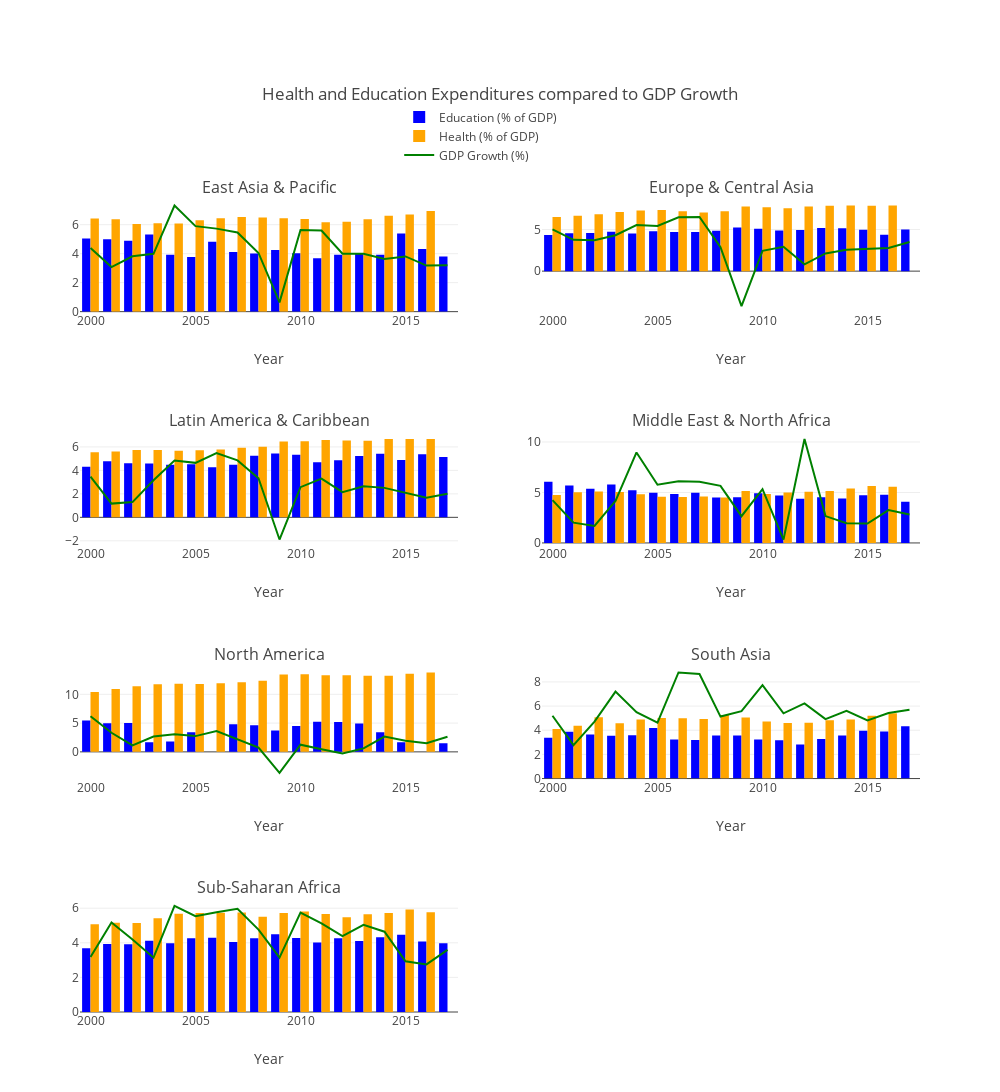

Here is the notebook cell this chart was saved with:
### Code cell
fig = go.Figure()
fig = tools.make_subplots(
        rows=4, 
        cols=2, 
        subplot_titles=[reg for reg in grouped_ed_health_econ_exp['Region'].unique()],
        vertical_spacing=0.15)

exp_education = []
exp_health = []
gdp_growth = []
for reg in grouped_ed_health_econ_exp['Region'].unique():
    reg_grouped_ed_health_econ_exp = grouped_ed_health_econ_exp[grouped_ed_health_econ_exp['Region'] == reg]

    reg_exp_education = go.Bar(
            x=reg_grouped_ed_health_econ_exp['Year'], 
            y=np.round(reg_grouped_ed_health_econ_exp['Expenditure on Education (% of GDP)'], 2), 
            name='Education (% of GDP)',
            showlegend=False,
            marker=go.bar.Marker(
                color='Blue'))

    reg_exp_health = go.Bar(
            x=reg_grouped_ed_health_econ_exp['Year'], 
            y=np.round(reg_grouped_ed_health_econ_exp['Expenditure on Health(% of GDP)'], 2), 
            name='Health (% of GDP)',
            showlegend=False,
            marker=go.bar.Marker(
                color='Orange'))

    reg_gdp_growth = go.Scatter(
            x=reg_grouped_ed_health_econ_exp['Year'], 
            y=np.round(reg_grouped_ed_health_econ_exp['GDP Growth(%)'], 2), 
            name='GDP Growth (%)', 
            showlegend=False,
            mode='lines',
            marker=go.scatter.Marker(
                color='Green'))

    exp_education.append(reg_exp_education)
    exp_health.append(reg_exp_health)
    gdp_growth.append(reg_gdp_growth)

for i in range(8):
    col = i%2 + 1
    row = i//2 + 1
    
    exp_education[0]['showlegend'] = True
    exp_health[0]['showlegend'] = True
    gdp_growth[0]['showlegend'] = True
    if i < 7:
        fig.append_trace(exp_education[i], row, col)
        fig.append_trace(exp_health[i], row, col)
        fig.append_trace(gdp_growth[i], row, col)
        
fig['layout'].update(go.Layout(
                        title='Health and Education Expenditures compared to GDP Growth',
                        height=1100,
                        width=1000,
                        margin=dict(t=200), 
                        legend=dict(x=0.38, y=1.12),
    
                        xaxis1= go.layout.XAxis(title='Year'),
                        xaxis2= go.layout.XAxis(title='Year'),
                        xaxis3= go.layout.XAxis(title='Year'),
                        xaxis4= go.layout.XAxis(title='Year'),
                        xaxis5= go.layout.XAxis(title='Year'),
                        xaxis6= go.layout.XAxis(title='Year'),
                        xaxis7= go.layout.XAxis(title='Year')
                        )
                    )

# fig['layout'].update({'title': 'Health and Education Expenditures compared to GDP Growth', 'height': 1000, 'width': 1000}, 
#                         margin=dict(t=200), 
#                         legend=dict(x=0.38, y=1.12),
#                         xaxis1= go.layout.XAxis(title='Year', ticklen=5),
#                         xaxis2= go.layout.XAxis(title='Year', ticklen=5),
#                         xaxis3= go.layout.XAxis(title='Year', ticklen=5),
#                         xaxis4= go.layout.XAxis(title='Year', ticklen=5),
#                         xaxis5= go.layout.XAxis(title='Year', ticklen=5),
#                         xaxis6= go.layout.XAxis(title='Year', ticklen=5),
#                         xaxis7= go.layout.XAxis(title='Year', ticklen=5),
#                         yaxis1= go.layout.YAxis(title='Pop. in Extreme Poverty (%)'),
#                         yaxis2= go.layout.YAxis(title='Pop. in Extreme Poverty (%)'),
#                         yaxis3= go.layout.YAxis(title='Pop. in Extreme Poverty (%)'),
#                         yaxis4= go.layout.YAxis(title='Pop. in Extreme Poverty (%)'),
#                         yaxis5= go.layout.YAxis(title='Pop. in Extreme Poverty (%)'),
#                         yaxis6= go.layout.YAxis(title='Pop. in Extreme Poverty (%)'),
#                         yaxis7= go.layout.YAxis(title='Pop. in Extreme Poverty (%)'),
#                     )        
py(fig)

### Figure 1 — Plotly figure (JSON) as saved in the notebook; plotly's stock layout.template omitted (floating-point values rounded to 4 significant figures)
{"data": [{"marker": {"color": "Blue"}, "name": "Education (% of GDP)", "showlegend": true, "type": "bar", "uid": "3bd10d8b-d1be-43fd-b5a8-3284bb243bfb", "x": ["2000", "2001", "2002", "2003", "2004", "2005", "2006", "2007", "2008", "2009", "2010", "2011", "2012", "2013", "2014", "2015", "2016", "2017"], "xaxis": "x", "y": [5.05, 4.99, 4.9, 5.33, 3.92, 3.77, 4.82, 4.11, 4.02, 4.26, 4.03, 3.68, 3.92, 3.98, 3.93, 5.39, 4.33, 3.8], "yaxis": "y"}, {"marker": {"color": "Orange"}, "name": "Health (% of GDP)", "showlegend": true, "type": "bar", "uid": "ab3a7b9a-80c7-4382-89ba-85d4f28a3fa4", "x": ["2000", "2001", "2002", "2003", "2004", "2005", "2006", "2007", "2008", "2009", "2010", "2011", "2012", "2013", "2014", "2015", "2016", "2017"], "xaxis": "x", "y": [6.43, 6.37, 6.05, 6.1, 6.09, 6.31, 6.45, 6.54, 6.5, 6.45, 6.39, 6.17, 6.21, 6.38, 6.61, 6.7, 6.95, null], "yaxis": "y"}, {"marker": {"color": "Green"}, "mode": "lines", "name": "GDP Growth (%)", "showlegend": true, "type": "scatter", "uid": "75e1b7a2-0d43-4679-a4c5-290ee6ef6182", "x": ["2000", "2001", "2002", "2003", "2004", "2005", "2006", "2007", "2008", "2009", "2010", "2011", "2012", "2013", "2014", "2015", "2016", "2017"], "xaxis": "x", "y": [4.4, 3.08, 3.82, 3.99, 7.32, 5.9, 5.73, 5.46, 4.05, 0.64, 5.63, 5.6, 4, 4, 3.63, 3.81, 3.18, 3.21], "yaxis": "y"}, {"marker": {"color": "Blue"}, "name": "Education (% of GDP)", "showlegend": false, "type": "bar", "uid": "b62fc5df-5ea3-4438-a733-0e8bf48afb50", "x": ["2000", "2001", "2002", "2003", "2004", "2005", "2006", "2007", "2008", "2009", "2010", "2011", "2012", "2013", "2014", "2015", "2016", "2017"], "xaxis": "x2", "y": [4.35, 4.55, 4.58, 4.74, 4.52, 4.78, 4.71, 4.69, 4.84, 5.24, 5.08, 4.88, 4.95, 5.18, 5.14, 4.97, 4.38, 5], "yaxis": "y2"}, {"marker": {"color": "Orange"}, "name": "Health (% of GDP)", "showlegend": false, "type": "bar", "uid": "a7ffc32b-a4f3-488c-a9d4-9f48b2c6fa4c", "x": ["2000", "2001", "2002", "2003", "2004", "2005", "2006", "2007", "2008", "2009", "2010", "2011", "2012", "2013", "2014", "2015", "2016", "2017"], "xaxis": "x2", "y": [6.52, 6.67, 6.85, 7.1, 7.28, 7.34, 7.19, 7.05, 7.21, 7.77, 7.69, 7.55, 7.76, 7.85, 7.88, 7.87, 7.88, null], "yaxis": "y2"}, {"marker": {"color": "Green"}, "mode": "lines", "name": "GDP Growth (%)", "showlegend": false, "type": "scatter", "uid": "ae97be2e-489f-4ab8-a9a9-8c4067c5fb58", "x": ["2000", "2001", "2002", "2003", "2004", "2005", "2006", "2007", "2008", "2009", "2010", "2011", "2012", "2013", "2014", "2015", "2016", "2017"], "xaxis": "x2", "y": [5.02, 3.76, 3.72, 4.32, 5.54, 5.44, 6.47, 6.52, 2.89, -4.2, 2.44, 2.92, 0.81, 2.13, 2.56, 2.69, 2.79, 3.5], "yaxis": "y2"}, {"marker": {"color": "Blue"}, "name": "Education (% of GDP)", "showlegend": false, "type": "bar", "uid": "ac63fc26-b0e5-4c5c-ac0a-cf46aaa05a53", "x": ["2000", "2001", "2002", "2003", "2004", "2005", "2006", "2007", "2008", "2009", "2010", "2011", "2012", "2013", "2014", "2015", "2016", "2017"], "xaxis": "x3", "y": [4.3, 4.77, 4.6, 4.58, 4.48, 4.52, 4.27, 4.48, 5.25, 5.43, 5.33, 4.69, 4.86, 5.23, 5.41, 4.88, 5.37, 5.14], "yaxis": "y3"}, {"marker": {"color": "Orange"}, "name": "Health (% of GDP)", "showlegend": false, "type": "bar", "uid": "7f355c5e-f711-4bb5-957b-5b6aa174f6b2", "x": ["2000", "2001", "2002", "2003", "2004", "2005", "2006", "2007", "2008", "2009", "2010", "2011", "2012", "2013", "2014", "2015", "2016", "2017"], "xaxis": "x3", "y": [5.54, 5.61, 5.73, 5.74, 5.67, 5.71, 5.78, 5.92, 6.02, 6.45, 6.48, 6.58, 6.54, 6.52, 6.67, 6.67, 6.67, null], "yaxis": "y3"}, {"marker": {"color": "Green"}, "mode": "lines", "name": "GDP Growth (%)", "showlegend": false, "type": "scatter", "uid": "85ca8b8a-4552-450a-bd3e-421ce27ad63d", "x": ["2000", "2001", "2002", "2003", "2004", "2005", "2006", "2007", "2008", "2009", "2010", "2011", "2012", "2013", "2014", "2015", "2016", "2017"], "xaxis": "x3", "y": [3.46, 1.17, 1.3, 3.16, 4.83, 4.64, 5.48, 4.85, 3.33, -1.89, 2.57, 3.3, 2.14, 2.64, 2.51, 2.07, 1.67, 2.01], "yaxis": "y3"}, {"marker": {"color": "Blue"}, "name": "Education (% of GDP)", "showlegend": false, "type": "bar", "uid": "9494d1a9-9775-47de-a28e-343d616019c3", "x": ["2000", "2001", "2002", "2003", "2004", "2005", "2006", "2007", "2008", "2009", "2010", "2011", "2012", "2013", "2014", "2015", "2016", "2017"], "xaxis": "x4", "y": [6.06, 5.68, 5.37, 5.8, 5.23, 4.98, 4.85, 4.97, 4.49, 4.53, 4.92, 4.7, 4.38, 4.52, 4.39, 4.73, 4.77, 4.08], "yaxis": "y4"}, {"marker": {"color": "Orange"}, "name": "Health (% of GDP)", "showlegend": false, "type": "bar", "uid": "c093b8d6-0af3-4571-b1b0-02ca053d6d49", "x": ["2000", "2001", "2002", "2003", "2004", "2005", "2006", "2007", "2008", "2009", "2010", "2011", "2012", "2013", "2014", "2015", "2016", "2017"], "xaxis": "x4", "y": [4.74, 5.01, 5.09, 5.04, 4.81, 4.58, 4.56, 4.6, 4.51, 5.14, 4.85, 4.99, 5.06, 5.15, 5.38, 5.65, 5.56, null], "yaxis": "y4"}, {"marker": {"color": "Green"}, "mode": "lines", "name": "GDP Growth (%)", "showlegend": false, "type": "scatter", "uid": "fa01b2ab-cd6b-4140-9a69-2b6c08195fdd", "x": ["2000", "2001", "2002", "2003", "2004", "2005", "2006", "2007", "2008", "2009", "2010", "2011", "2012", "2013", "2014", "2015", "2016", "2017"], "xaxis": "x4", "y": [4.24, 2.01, 1.69, 4.16, 8.96, 5.76, 6.11, 6.06, 5.65, 2.65, 5.33, 0.34, 10.29, 2.66, 1.95, 1.92, 3.25, 2.82], "yaxis": "y4"}, {"marker": {"color": "Blue"}, "name": "Education (% of GDP)", "showlegend": false, "type": "bar", "uid": "1d1a6cf0-1d19-43ac-96fd-a914b494f9e2", "x": ["2000", "2001", "2002", "2003", "2004", "2005", "2006", "2007", "2008", "2009", "2010", "2011", "2012", "2013", "2014", "2015", "2016", "2017"], "xaxis": "x5", "y": [5.44, 4.97, 5.01, 1.67, 1.78, 3.39, null, 4.78, 4.64, 3.73, 4.48, 5.25, 5.19, 4.94, 3.39, 1.69, null, 1.49], "yaxis": "y5"}, {"marker": {"color": "Orange"}, "name": "Health (% of GDP)", "showlegend": false, "type": "bar", "uid": "d36e69ec-aae6-4e03-8dde-444e22d4070c", "x": ["2000", "2001", "2002", "2003", "2004", "2005", "2006", "2007", "2008", "2009", "2010", "2011", "2012", "2013", "2014", "2015", "2016", "2017"], "xaxis": "x5", "y": [10.39, 10.91, 11.42, 11.75, 11.82, 11.8, 11.93, 12.1, 12.38, 13.46, 13.48, 13.3, 13.3, 13.23, 13.24, 13.6, 13.8, null], "yaxis": "y5"}, {"marker": {"color": "Green"}, "mode": "lines", "name": "GDP Growth (%)", "showlegend": false, "type": "scatter", "uid": "b59e8d18-3f58-4138-8b1b-42c48d3c33f8", "x": ["2000", "2001", "2002", "2003", "2004", "2005", "2006", "2007", "2008", "2009", "2010", "2011", "2012", "2013", "2014", "2015", "2016", "2017"], "xaxis": "x5", "y": [6.2, 3.32, 1.11, 2.67, 3.06, 2.74, 3.61, 2.23, 0.75, -3.67, 1.24, 0.45, -0.28, 0.6, 2.65, 1.94, 1.49, 2.63], "yaxis": "y5"}, {"marker": {"color": "Blue"}, "name": "Education (% of GDP)", "showlegend": false, "type": "bar", "uid": "16745d9a-05f8-4516-9b50-5ada22baaad9", "x": ["2000", "2001", "2002", "2003", "2004", "2005", "2006", "2007", "2008", "2009", "2010", "2011", "2012", "2013", "2014", "2015", "2016", "2017"], "xaxis": "x6", "y": [3.37, 3.87, 3.65, 3.54, 3.59, 4.19, 3.24, 3.19, 3.57, 3.57, 3.24, 3.18, 2.82, 3.28, 3.57, 3.95, 3.89, 4.33], "yaxis": "y6"}, {"marker": {"color": "Orange"}, "name": "Health (% of GDP)", "showlegend": false, "type": "bar", "uid": "a0311d00-40f8-45e7-a77f-fbd94e8aae6c", "x": ["2000", "2001", "2002", "2003", "2004", "2005", "2006", "2007", "2008", "2009", "2010", "2011", "2012", "2013", "2014", "2015", "2016", "2017"], "xaxis": "x6", "y": [4.11, 4.37, 5.07, 4.57, 4.88, 5.01, 4.99, 4.93, 5.27, 5.06, 4.72, 4.59, 4.62, 4.82, 4.89, 5.19, 5.4, null], "yaxis": "y6"}, {"marker": {"color": "Green"}, "mode": "lines", "name": "GDP Growth (%)", "showlegend": false, "type": "scatter", "uid": "4ccacd45-a55f-405f-8967-77d97c1e4303", "x": ["2000", "2001", "2002", "2003", "2004", "2005", "2006", "2007", "2008", "2009", "2010", "2011", "2012", "2013", "2014", "2015", "2016", "2017"], "xaxis": "x6", "y": [5.2, 2.77, 4.71, 7.2, 5.5, 4.63, 8.78, 8.65, 5.13, 5.58, 7.73, 5.4, 6.22, 4.92, 5.61, 4.82, 5.43, 5.7], "yaxis": "y6"}, {"marker": {"color": "Blue"}, "name": "Education (% of GDP)", "showlegend": false, "type": "bar", "uid": "30d4eabc-1739-45a8-8bff-5f6104b32c47", "x": ["2000", "2001", "2002", "2003", "2004", "2005", "2006", "2007", "2008", "2009", "2010", "2011", "2012", "2013", "2014", "2015", "2016", "2017"], "xaxis": "x7", "y": [3.68, 3.93, 3.91, 4.12, 3.98, 4.26, 4.29, 4.04, 4.26, 4.5, 4.27, 4.01, 4.26, 4.11, 4.32, 4.47, 4.07, 3.97], "yaxis": "y7"}, {"marker": {"color": "Orange"}, "name": "Health (% of GDP)", "showlegend": false, "type": "bar", "uid": "fb4b3587-0c1e-408a-a6d8-ab51eee0f434", "x": ["2000", "2001", "2002", "2003", "2004", "2005", "2006", "2007", "2008", "2009", "2010", "2011", "2012", "2013", "2014", "2015", "2016", "2017"], "xaxis": "x7", "y": [5.07, 5.16, 5.14, 5.42, 5.68, 5.72, 5.74, 5.75, 5.5, 5.72, 5.81, 5.67, 5.48, 5.65, 5.72, 5.93, 5.77, null], "yaxis": "y7"}, {"marker": {"color": "Green"}, "mode": "lines", "name": "GDP Growth (%)", "showlegend": false, "type": "scatter", "uid": "c4cc166a-9aef-4b15-92fe-fb7f27ae2901", "x": ["2000", "2001", "2002", "2003", "2004", "2005", "2006", "2007", "2008", "2009", "2010", "2011", "2012", "2013", "2014", "2015", "2016", "2017"], "xaxis": "x7", "y": [3.18, 5.17, 4.19, 3.14, 6.13, 5.54, 5.76, 5.96, 4.76, 3.14, 5.75, 5.12, 4.38, 5.04, 4.64, 2.93, 2.75, 3.59], "yaxis": "y7"}], "layout": {"annotations": [{"font": {"size": 16}, "showarrow": false, "text": "East Asia & Pacific", "x": 0.225, "xanchor": "center", "xref": "paper", "y": 1, "yanchor": "bottom", "yref": "paper"}, {"font": {"size": 16}, "showarrow": false, "text": "Europe & Central Asia", "x": 0.775, "xanchor": "center", "xref": "paper", "y": 1, "yanchor": "bottom", "yref": "paper"}, {"font": {"size": 16}, "showarrow": false, "text": "Latin America & Caribbean", "x": 0.225, "xanchor": "center", "xref": "paper", "y": 0.7125, "yanchor": "bottom", "yref": "paper"}, {"font": {"size": 16}, "showarrow": false, "text": "Middle East & North Africa", "x": 0.775, "xanchor": "center", "xref": "paper", "y": 0.7125, "yanchor": "bottom", "yref": "paper"}, {"font": {"size": 16}, "showarrow": false, "text": "North America", "x": 0.225, "xanchor": "center", "xref": "paper", "y": 0.425, "yanchor": "bottom", "yref": "paper"}, {"font": {"size": 16}, "showarrow": false, "text": "South Asia", "x": 0.775, "xanchor": "center", "xref": "paper", "y": 0.425, "yanchor": "bottom", "yref": "paper"}, {"font": {"size": 16}, "showarrow": false, "text": "Sub-Saharan Africa", "x": 0.225, "xanchor": "center", "xref": "paper", "y": 0.1375, "yanchor": "bottom", "yref": "paper"}], "height": 1100, "legend": {"x": 0.38, "y": 1.12}, "margin": {"t": 200}, "title": {"text": "Health and Education Expenditures compared to GDP Growth"}, "width": 1000, "xaxis": {"anchor": "y", "domain": [0, 0.45], "title": {"text": "Year"}}, "xaxis2": {"anchor": "y2", "domain": [0.55, 1], "title": {"text": "Year"}}, "xaxis3": {"anchor": "y3", "domain": [0, 0.45], "title": {"text": "Year"}}, "xaxis4": {"anchor": "y4", "domain": [0.55, 1], "title": {"text": "Year"}}, "xaxis5": {"anchor": "y5", "domain": [0, 0.45], "title": {"text": "Year"}}, "xaxis6": {"anchor": "y6", "domain": [0.55, 1], "title": {"text": "Year"}}, "xaxis7": {"anchor": "y7", "domain": [0, 0.45], "title": {"text": "Year"}}, "xaxis8": {"anchor": "y8", "domain": [0.55, 1]}, "yaxis": {"anchor": "x", "domain": [0.8625, 1]}, "yaxis2": {"anchor": "x2", "domain": [0.8625, 1]}, "yaxis3": {"anchor": "x3", "domain": [0.575, 0.7125]}, "yaxis4": {"anchor": "x4", "domain": [0.575, 0.7125]}, "yaxis5": {"anchor": "x5", "domain": [0.2875, 0.425]}, "yaxis6": {"anchor": "x6", "domain": [0.2875, 0.425]}, "yaxis7": {"anchor": "x7", "domain": [0, 0.1375]}, "yaxis8": {"anchor": "x8", "domain": [0, 0.1375]}}}
